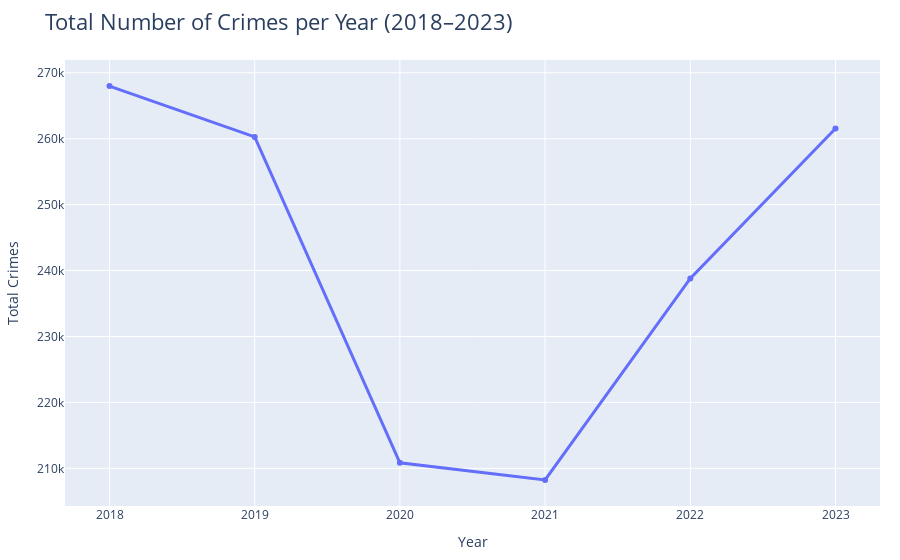

Source (notebook cell):
### Code cell
import pandas as pd
import plotly.express as px

# Load and filter the dataset
df = pd.read_csv('graph123.csv')

# Filter years and drop unnecessary columns
df = df[(df['Year'] >= 2018) & (df['Year'] <= 2023)]
df = df.drop(columns=['ID', 'Case Number'], errors='ignore')

# Group by year and count crimes
yearly_totals = df.groupby('Year').size().reset_index(name='Total Crimes')

# Create the line chart
fig = px.line(
    yearly_totals,
    x='Year',
    y='Total Crimes',
    title='Total Number of Crimes per Year (2018–2023)',
    markers=True
)

# Improve layout
fig.update_traces(line=dict(color='#636EFA', width=3))
fig.update_layout(
    xaxis=dict(type='category'),
    yaxis_title='Total Crimes',
    title_font=dict(size=22),
    margin=dict(t=60, b=40, l=20, r=20)
)

# Show the plot
fig.write_html("my_plot.html")

### Figure 1 — Plotly figure (JSON) as saved in the notebook; plotly's stock layout.template omitted (floating-point values rounded to 4 significant figures)
{"data": [{"hovertemplate": "Year=%{x}<br>Total Crimes=%{y}<extra></extra>", "legendgroup": "", "line": {"color": "#636EFA", "dash": "solid", "width": 3}, "marker": {"symbol": "circle"}, "mode": "lines+markers", "name": "", "orientation": "v", "showlegend": false, "type": "scatter", "x": [2018, 2019, 2020, 2021, 2022, 2023], "xaxis": "x", "y": [267987, 260272, 210837, 208243, 238809, 261541], "yaxis": "y"}], "layout": {"legend": {"tracegroupgap": 0}, "margin": {"b": 40, "l": 20, "r": 20, "t": 60}, "title": {"font": {"size": 22}, "text": "Total Number of Crimes per Year (2018–2023)"}, "xaxis": {"anchor": "y", "domain": [0, 1], "title": {"text": "Year"}, "type": "category"}, "yaxis": {"anchor": "x", "domain": [0, 1], "title": {"text": "Total Crimes"}}}}
